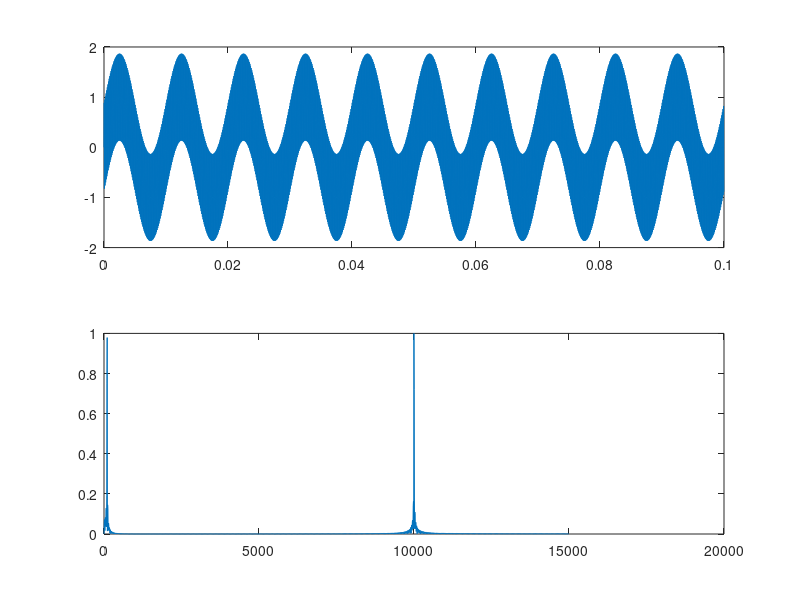

Write MATLAB code to recreate this figure. (Note: this script raises an error after producing the figure.)
clear all;
close all;
clc;

f1 = 10e3*2*pi;
f5 = 100*2*pi;

fs = 30000;
ts = 1/fs;
t = 0:ts:0.1-ts;

x1 = sin(f1*t);
x5 = sin(f5*t);


x = x1+x5;
plot(t, x);

nfft = length(x);
nfft2 = 2.^nextpow2(nfft);

fy = fft(x, nfft2);
fy = fy(1:nfft2/2);

xfft = fs.*(0:nfft2/2-1)/nfft2;
subplot(2,1,1)
plot(t,x);
subplot(2,1,2)
plot(xfft, abs(fy/max(fy)));

%% low-pass filtering

low = lowpass(x, 1000, fs);
figure
subplot(2,1,1);
plot(t, low);

fy_low = fft(low, nfft2);
fy_low = fy_low(1:nfft2/2);

xfft_low = fs.*(0:nfft2/2-1)/nfft2;
subplot(2,1,2)
plot(xfft_low, abs(fy_low/max(fy_low)));



%% high-pass filtering

high = highpass(x, 1000, fs);
figure
subplot(2,1,1);
plot(t, high);

fy_high = fft(high, nfft2);
fy_high = fy_high(1:nfft2/2);

xfft_high = fs.*(0:nfft2/2-1)/nfft2;
subplot(2,1,2)
plot(xfft_high, abs(fy_high/max(fy_high)));